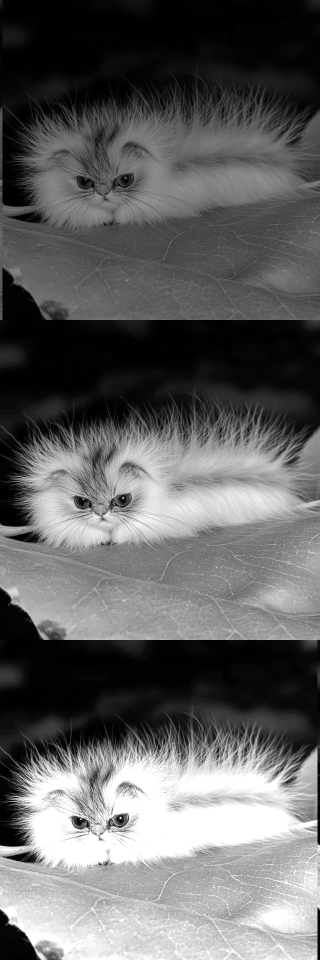
#> input picture 2-image-manipulation/prokudin/triple_generated.png, 640 x 1920 px (shown at 1/2 size)
$ jupyter execute prokudin.ipynb
#> lines starting #> are read from the running program, lines starting #| are printed output that depends on the picture
[cell 1]
from skimage.io import imread, imsave, imshow

img = imread('triple_generated.png')
#> img is the input picture: shape (1920, 640); min 0, max 255, mean 98.4
imshow(img);
img.shape

from skimage import img_as_float, img_as_ubyte

img_f = img_as_float(img)
vertical_border = int(img_f.shape[1] * 0.12 // 2)
#> vertical_border = 38
vertical_border

one_third_rows = img_f.shape[0] // 3
#> one_third_rows = 640
one_third_rows
horizontal_border = int((img_f.shape[0] // 3) * 0.07)
#> horizontal_border = 44
horizontal_border

(b, g, r) = [img_f[one_third_rows * i + horizontal_border : one_third_rows * (i + 1) - horizontal_border,
                           vertical_border : -(vertical_border)]
             for i in range(3)]
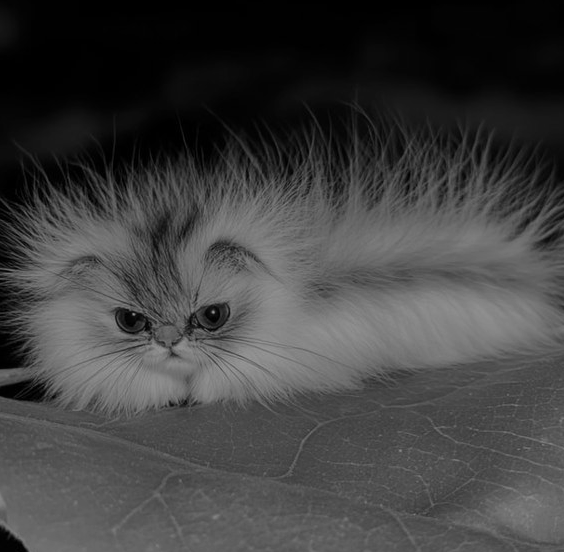
#> b: shape (552, 564) float64; min 0, max 0.592, mean 0.254
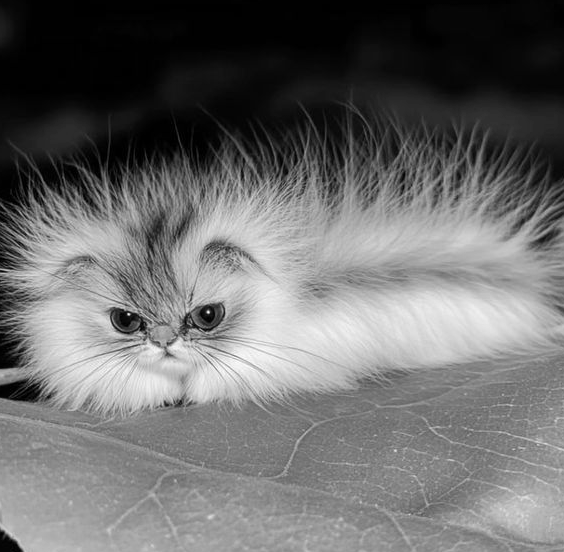
#> g: shape (552, 564) float64; min 0, max 0.988, mean 0.426
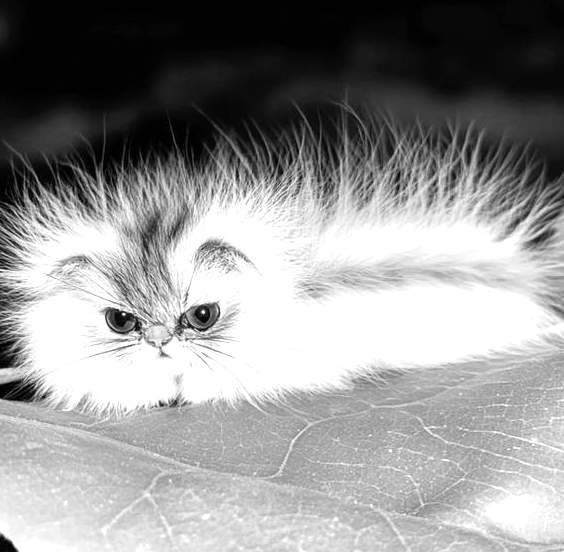
#> r: shape (552, 564) float64; min 0, max 1, mean 0.578

b.shape
g.shape
r.shape
imshow(b);
imshow(g);
imshow(r);

import numpy as np


max_correlation_params = {
    0 : {
        'image': 'blue channel',
        'max_arr' : np.array([]),
        'max_correlation' : 0,
        'max_row' : -15,
        'max_column' : -15
    },
    1 : {
        'image': 'red channel',
        'max_arr' : np.array([]),
        'max_correlation' : 0,
        'max_row' : -15,
        'max_column' : -15
    }
}

for img_channel in enumerate((b, r)):
    for row_shift in range(-15, 16):
        arr_rolled_row = np.roll(img_channel[1], row_shift, axis=0)
        for column_shift in range(-15, 16):
            arr_rolled = np.roll(arr_rolled_row, column_shift, axis=1)
            correlation = (arr_rolled * g).sum()
            if correlation > max_correlation_params[img_channel[0]]['max_correlation']:
                max_correlation_params[img_channel[0]]['max_row'] = row_shift
                max_correlation_params[img_channel[0]]['max_column'] = column_shift
                max_correlation_params[img_channel[0]]['max_correlation'] = correlation
                max_correlation_params[img_channel[0]]['max_arr'] = arr_rolled
#> this loop made 2 passes
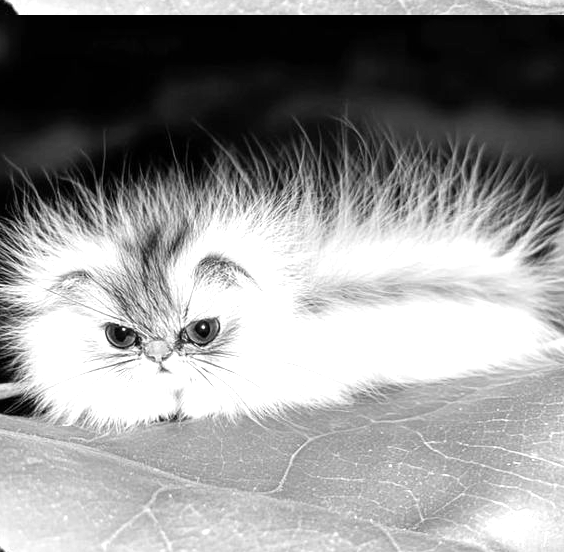
#> arr_rolled_row: shape (552, 564) float64; min 0, max 1, mean 0.578
#> after the loop, max_correlation_params = 2 items


max_correlation_params

row_g, col_g = (508, 237)

(row_b, col_b) = (row_g - (img.shape[0] // 3) - max_correlation_params[0]['max_row'], col_g - max_correlation_params[0]['max_column'])
#> row_b = -132; col_b = 242
(row_b, col_b)
(row_r, col_r) = (row_g + (img.shape[0] // 3) - max_correlation_params[1]['max_row'], col_g - max_correlation_params[1]['max_column'])
#> row_r = 1148; col_r = 232
(row_r, col_r)

from numpy import dstack

img_combined = dstack((max_correlation_params[1]['max_arr'], g, max_correlation_params[0]['max_arr']))
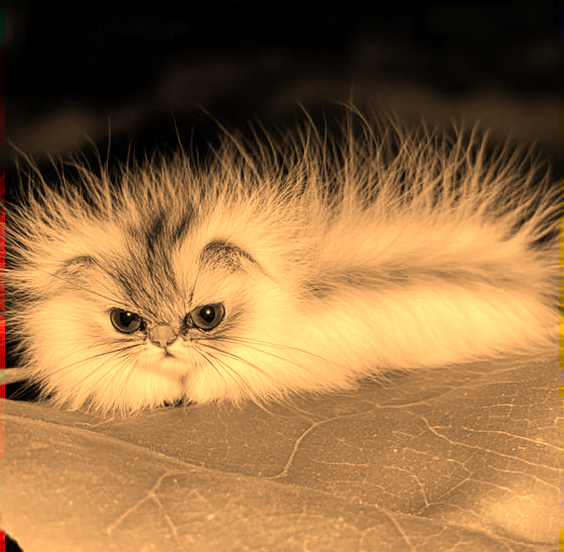
#> img_combined: shape (552, 564, 3) float64; mean of channels 0, 1, 2 0.578, 0.426, 0.254; drawn as R, G, B
imshow(img_combined);
img_combined_without_shift = dstack((r, g, b))
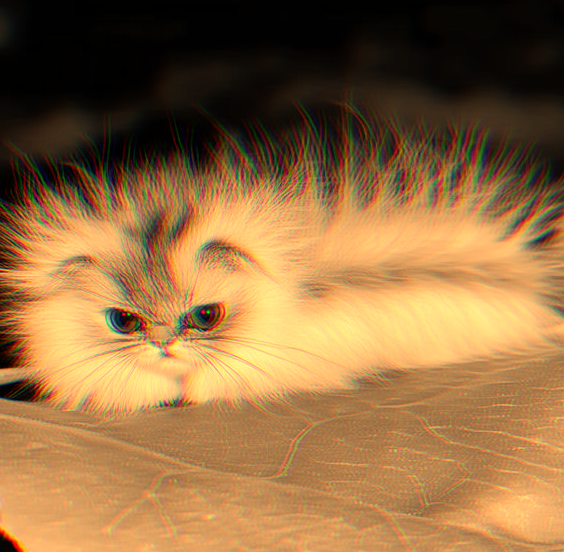
#> img_combined_without_shift: shape (552, 564, 3) float64; mean of channels 0, 1, 2 0.578, 0.426, 0.254; drawn as R, G, B
imshow(img_combined_without_shift);
without_shift = img_as_ubyte(img_combined_without_shift)
imsave('00-without-shift.png', without_shift)
shift = img_as_ubyte(img_combined)
imsave('00-color.png', shift)

[cell 2]
from skimage.io import imread, imsave
from skimage.color import rgb2gray
import numpy as np


img = imread('image.jpg')
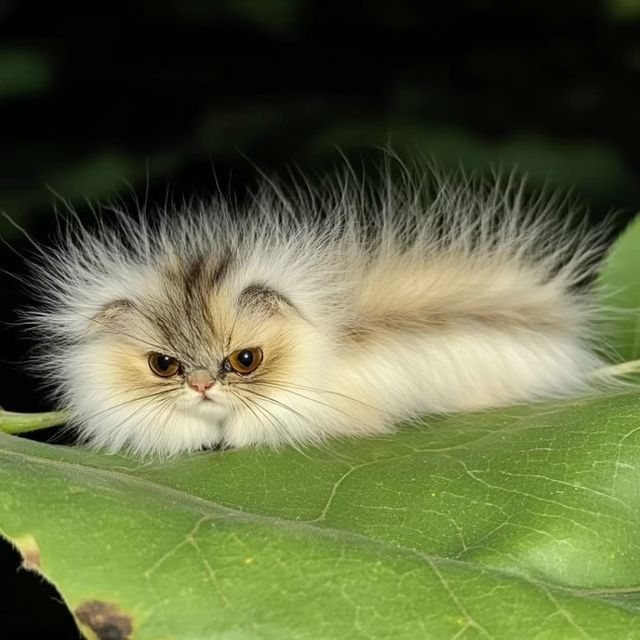
#> input picture 2-image-manipulation/prokudin/image.jpg, 640 x 640 px
#> img is the input picture: shape (640, 640, 3); mean R, G, B 96.5, 104.9, 65.7
if img.ndim == 3:
    gray = rgb2gray(img)
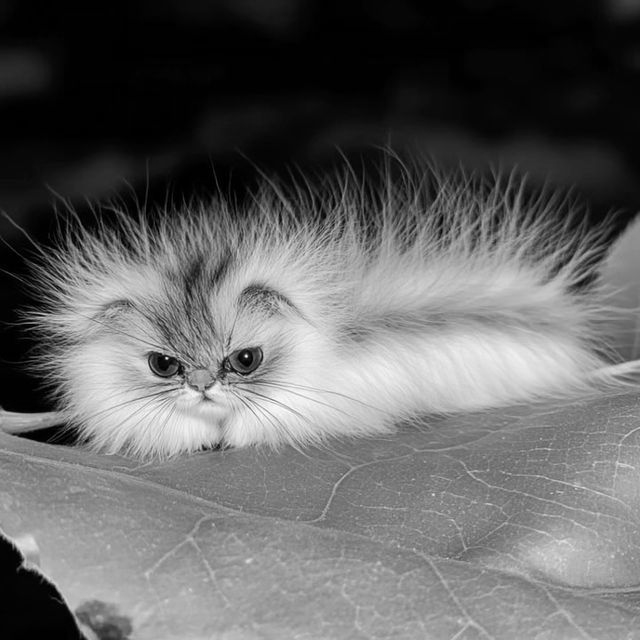
#> gray: shape (640, 640) float64; min 0, max 0.992, mean 0.393
else:
    gray = img / 255.0


b = np.clip(np.roll(gray * 0.6, 5, axis=1), 0, 1)
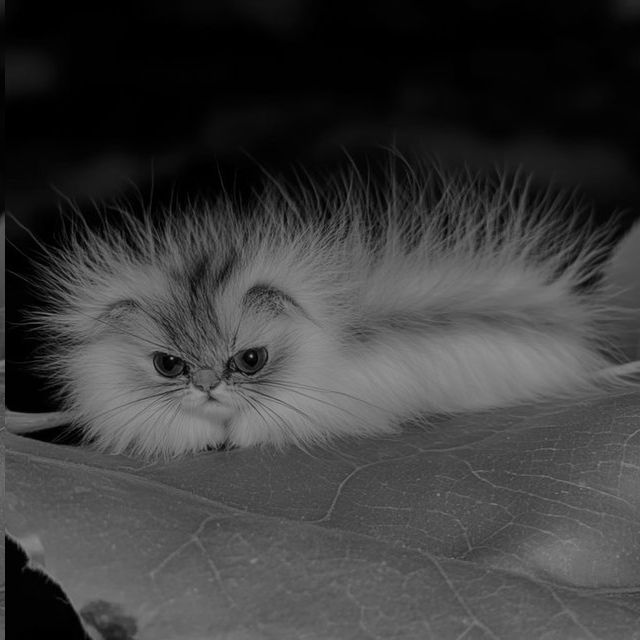
#> b: shape (640, 640) float64; min 0, max 0.595, mean 0.236
g = np.clip(np.roll(gray * 1.0, 0, axis=1), 0, 1)
r = np.clip(np.roll(gray * 1.4, -5, axis=1), 0, 1)
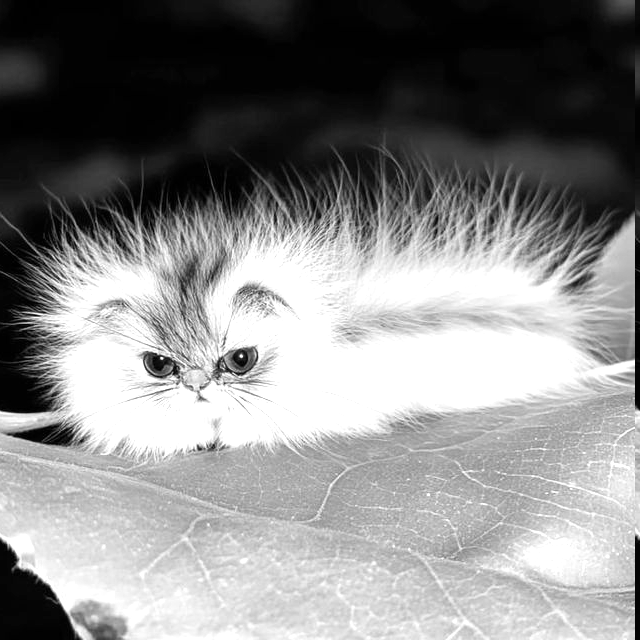
#> r: shape (640, 640) float64; min 0, max 1, mean 0.534


triple = np.vstack([b, g, r])


imsave('triple_generated.png', (triple * 255).astype(np.uint8))
